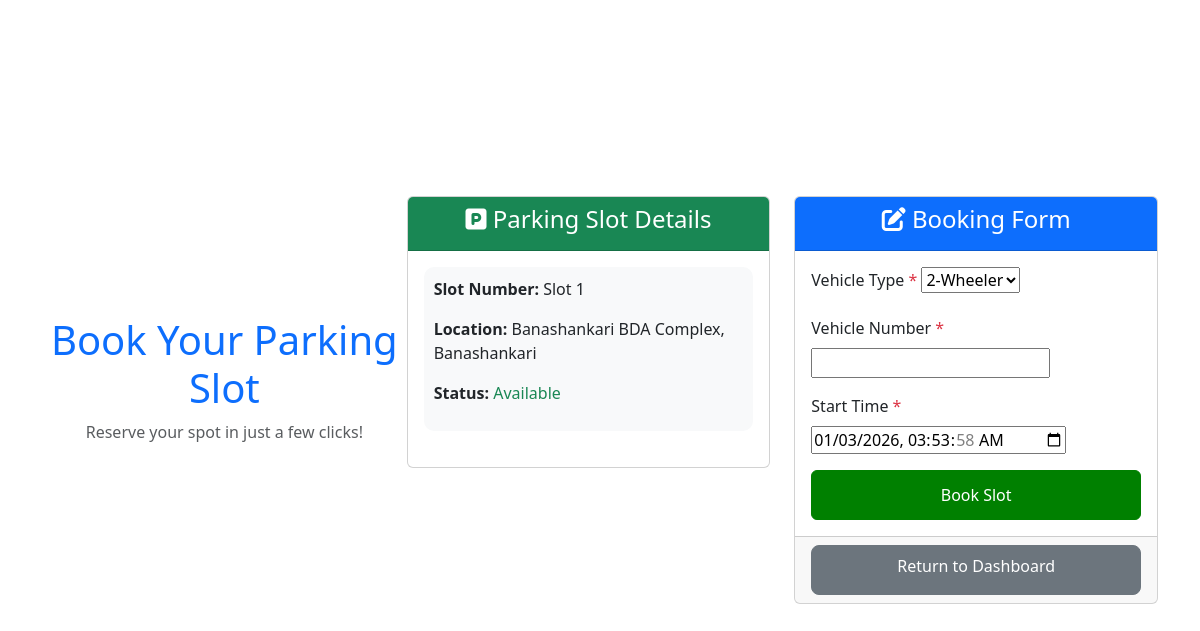
The page /parking/book_slot/10/ (signed in) on the database its author committed.
### parking/models.py (models this page shows, shortened)
class ParkingSlot(models.Model):
    sub_area = models.ForeignKey(SubArea, on_delete=models.CASCADE, related_name='parkingslots')
    slot_number = models.CharField(max_length=20)
    slot_type = models.CharField(max_length=20, choices=[('covered', 'Covered'), ('open', 'Open')], default='open')
    is_available = models.BooleanField(default=True)
    class Meta:
        unique_together = ('sub_area', 'slot_number')

class SubArea(models.Model):
    area = models.ForeignKey(Area, on_delete=models.CASCADE, related_name='subareas')
    name = models.CharField(max_length=100)
    description = models.TextField(blank=True)

class Area(models.Model):
    name = models.CharField(max_length=100)
    description = models.TextField()

### parking/views.py (the view)
# urls.py: path('book_slot/<int:slot_id>/', views.book_slot, name='book_slot'),
@login_required
def book_slot(request, slot_id=None):
    if slot_id:
        slot = get_object_or_404(ParkingSlot, id=slot_id)
        if request.method == 'POST':
            form = BookingForm(request.POST, parking_slot=slot)
            if form.is_valid():
                booking = form.save(commit=False)
                booking.user = request.user
                booking.parking_slot = slot
                booking.status = 'reserved'  # Set status to reserved
                booking.reservation_time = timezone.now()  # Set the current time as reservation time
                booking.expiry_time = booking.reservation_time + timedelta(minutes=15)  # Grace period starts from reservation time
                try:
                    booking.clean()  # Validate slot availability
                    booking.save()
                    slot.is_available = False
                    slot.save()
                    messages.success(request, f"Booking successful! Reserved at {booking.reservation_time}. Your grace period ends at {booking.expiry_time}.")
                    return redirect('parking:booking_success')  # Redirect to booking_success.html
                except ValidationError as e:
                    form.add_error(None, e)
            else:
                messages.error(request, "Please correct the errors below.")
        else:
            form = BookingForm()
        return render(request, 'parking/book_slot.html', {'form': form, 'slot': slot})
    messages.error(request, "Invalid slot selection.")
    return redirect('parking:search_results')

### parking/forms.py (shortened to what this page needs)
class BookingForm(forms.ModelForm):
    class Meta:
        model = Booking
        fields = ['vehicle_type', 'vehicle_number', 'start_time', 'end_time']
        widgets = {
            'start_time': forms.DateTimeInput(attrs={'type': 'datetime-local'}),
            'end_time': forms.DateTimeInput(attrs={'type': 'datetime-local'}),
            'vehicle_type': forms.Select(choices=[
                ('2-wheeler', '2-Wheeler'),
                ('4-wheeler', '4-Wheeler')
            ]),
        }
    def __init__(self, *args, parking_slot=None, **kwargs):
        self.parking_slot = parking_slot  # Store the parking_slot
        super().__init__(*args, **kwargs)
        if self.parking_slot:
            self.instance.parking_slot = self.parking_slot
        if not self.initial.get('start_time'):
            self.initial['start_time'] = timezone.now() + timedelta(hours=2)
        if not self.initial.get('end_time'):
            self.initial['end_time'] = timezone.now() + timedelta(hours=3)

### templates/parking/book_slot.html (shortened to what this page needs)
<!DOCTYPE html>
<html lang="en">
<head>
    {% load static %}
    <link rel="stylesheet" href="{% static 'css/styles.css' %}">
    <link href="https://cdn.jsdelivr.net/npm/bootstrap@5.3.0-alpha1/dist/css/bootstrap.min.css" rel="stylesheet">
</head>
<body>
    <div class="container">
        <div class="text-center mb-4">
            <h1 class="text-primary">Book Your Parking Slot</h1>
            <p class="text-muted">Reserve your spot in just a few clicks!</p>
        </div>
        <div class="row justify-content-center">
            <div class="col-md-6">
                <div class="card">
                    <div class="card-header bg-success text-white text-center">
                        <h4><i class="fas fa-parking"></i> Parking Slot Details</h4>
                    </div>
                    <div class="card-body">
                        <div class="slot-info">
                            <p><strong>Slot Number:</strong> {{ slot.slot_number }}</p>
                            <p><strong>Location:</strong> {{ slot.sub_area.name }}, {{ slot.sub_area.area.name }}</p>
                            <p><strong>Status:</strong>
                                {% if slot.is_available %}
                                    <span class="text-success">Available</span>
                                {% else %}
                                    <span class="text-danger">Currently Unavailable</span>
                                {% endif %}
                            </p>
                        </div>
                    </div>
                </div>
            </div>
            <div class="col-md-6">
                <div class="card">
                    <div class="card-header bg-primary text-white text-center">
                        <h4><i class="fas fa-edit"></i> Booking Form</h4>
                    </div>
                    <div class="card-body">
                        <form method="post">
                            <div class="mb-3">
                                <label for="vehicle_type" class="form-label">Vehicle Type <span class="text-danger">*</span></label>
                                {{ form.vehicle_type }}
                            </div>
                            <div class="mb-3">
                                <label for="vehicle_number" class="form-label">Vehicle Number <span class="text-danger">*</span></label>
                                {{ form.vehicle_number }}
                            </div>
                            <div class="mb-3">
                                <label for="start_time" class="form-label">Start Time <span class="text-danger">*</span></label>
                                {{ form.start_time }}
                            </div>
                            <button type="submit" class="btn btn-primary w-100">Book Slot</button>
                        </form>
                    </div>
                    <div class="card-footer text-center">
                        <a href="{% url 'parking:dashboard' %}" class="btn btn-secondary btn-lg">Return to Dashboard</a>
                    </div>
                </div>
            </div>
        </div>
    </div>
</body>
</html>

### templates/parking/book_slot.html (style rules this page uses)
.btn-primary { background-color: green; border-color: green; }
.btn { width: 100%; height: 50px; font-size: 16px; }
.container { display: flex; justify-content: center; align-items: center; height: 100vh; }
.slot-info { margin-bottom: 20px; padding: 10px; background-color: #f8f9fa; border-radius: 10px; }

### rows shown on the page
ParkingSlot: slot_number "Slot 1", sub_area.name "Banashankari BDA Complex", sub_area.area.name "Banashankari"
